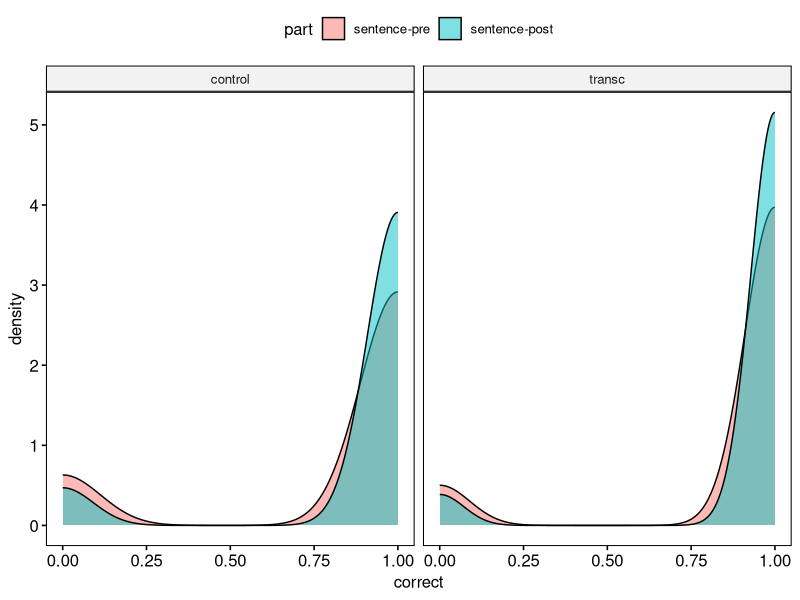
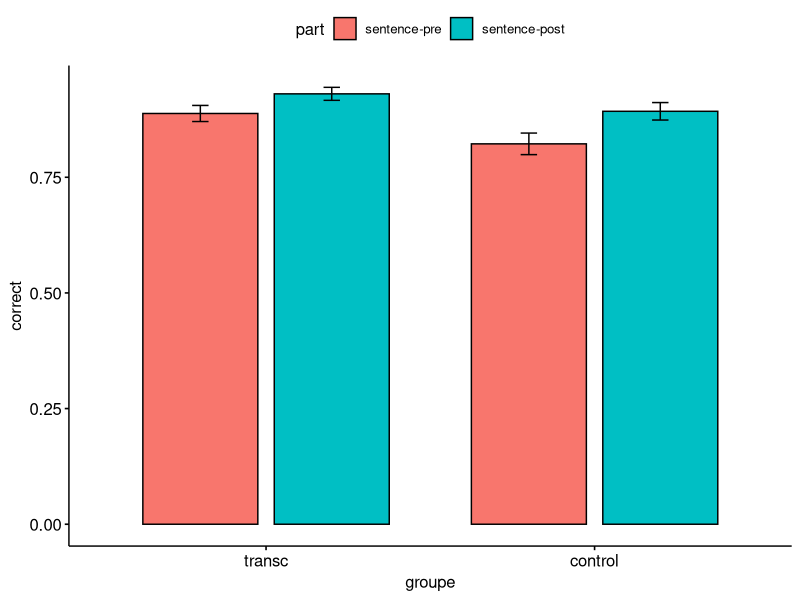
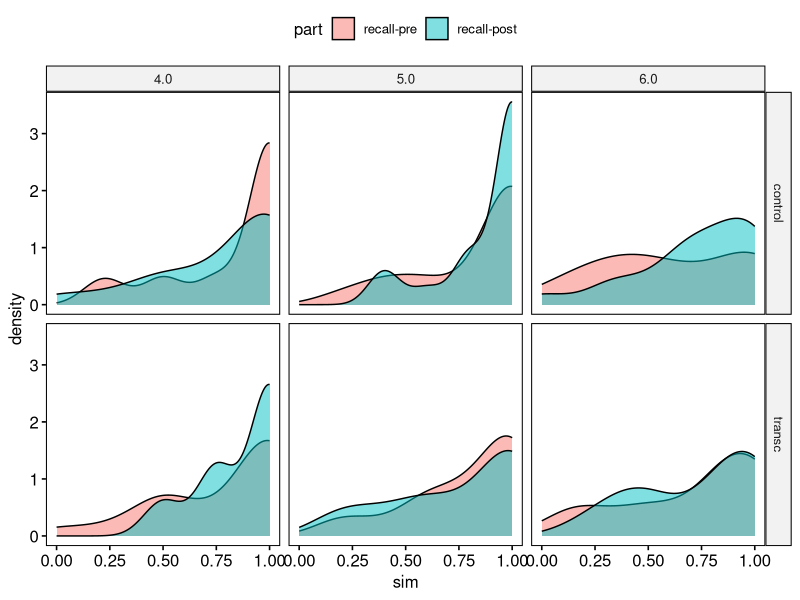
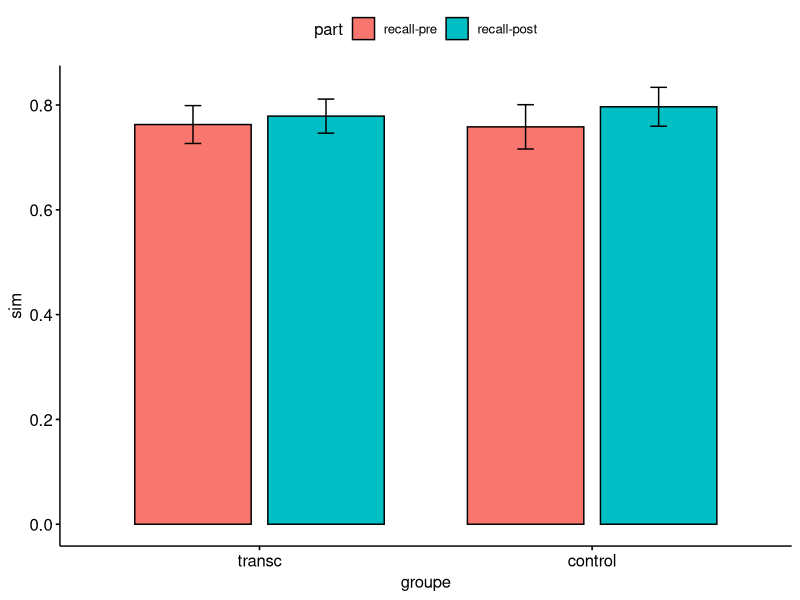
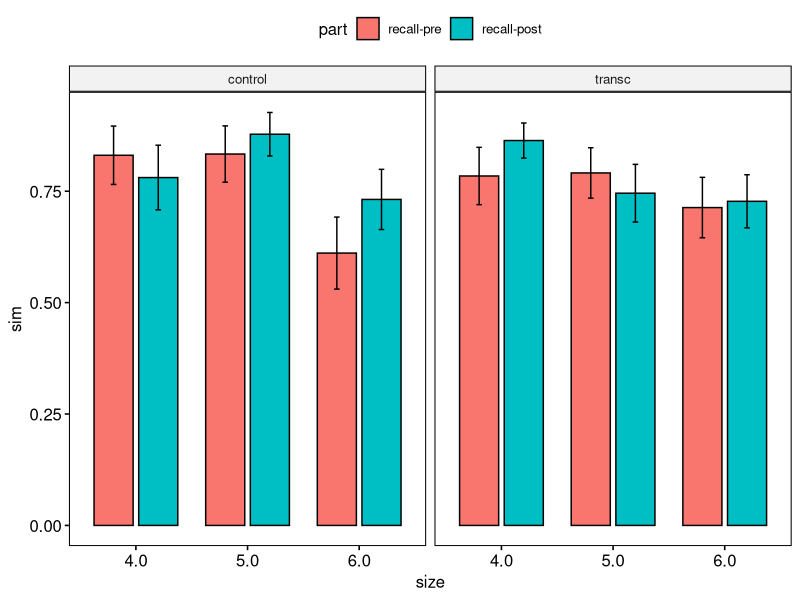
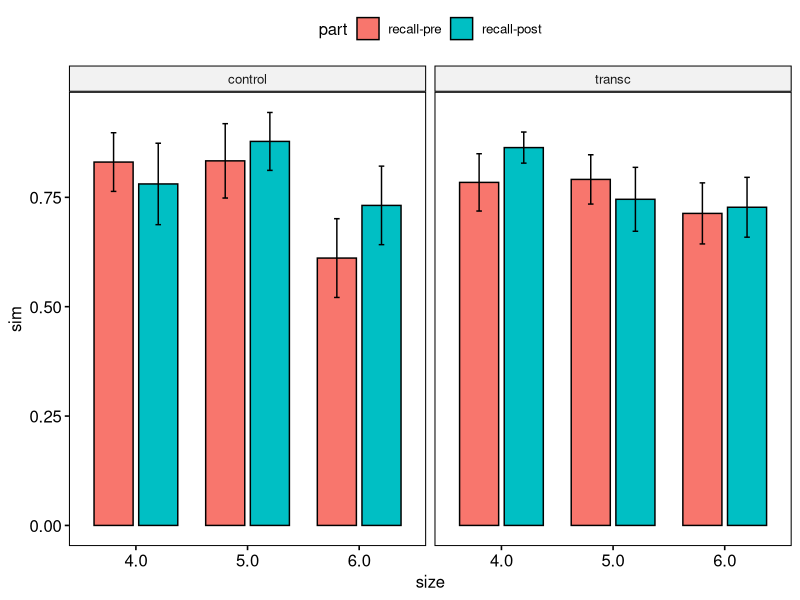

Write the R code that produced these figures, in order.
## ---- chunk 1

library(tidyverse)
library(ggpubr)
library(rstatix)

## ---- chunk 2

rspan <- read.csv2("data/rspan_dist.csv", sep = ",", fileEncoding="UTF-8-BOM")
rspan$part <- factor(rspan$part, levels = c("sentence-pre", "sentence-post", "recall-pre", "recall-post"))
rspan$size <- factor(rspan$size, levels = c("4.0", "5.0", "6.0"))
rspan$sim <- as.numeric(rspan$sim)
rspan$dsit <- as.numeric(rspan$dist)

rspan <- rspan %>%
  filter(subject_id != 4) %>%
  filter(subject_id != 30)

recall <- rspan %>%
  filter(part != 'sentence-pre') %>%
  filter(part != 'sentence-post')

sent <- rspan %>%
  filter(part != 'recall-pre') %>%
  filter(part != 'recall-post')

sent %>%
  group_by(groupe, part, subject_id) %>%
  summarise(correct = mean(correct)) %>%
  get_summary_stats(correct, type = "mean_sd")

## ---- chunk 3
recall %>%
  group_by(groupe, subject_id) %>%
  summarise(sim = mean(sim)) %>%
  group_by(groupe) %>%
  get_summary_stats(sim, type = "mean_sd")
## ---- chunk 4

ggdensity(sent, x = "correct", fill = "part", facet.by = "groupe")

## ---- chunk 5

ggbarplot(sent, x = "groupe", y = "correct", fill = "part", add = "mean_se", position = position_dodge(0.8))

## ---- chunk 6
recall %>%
  group_by(groupe, subject_id, part) %>%
  summarise(sim = mean(sim)) %>%
  group_by(groupe, part) %>%
  get_summary_stats(sim, type = "mean_sd")
## ---- chunk 7

ggdensity(recall, x = "sim", fill = "part", facet.by = c("groupe", "size"))

## ---- chunk 8

ggbarplot(recall, x = "groupe", y = "sim", fill = "part", add = "mean_se", position = position_dodge(0.8))

## ---- chunk 9

ggbarplot(recall, x = "size", y = "sim", fill = "part", add = "mean_se", position = position_dodge(0.8), facet.by = "groupe")

## ---- chunk 10
sent_ind <- sent %>%
  group_by(groupe, subject_id, part) %>%
  summarise_if(is.numeric, mean)

sent_ind %>%
  ungroup%>%
  anova_test(dv = correct, wid = subject_id, between = groupe, within = part) %>%
  get_anova_table()

## ---- chunk 11
sent_ind %>%
  group_by(groupe) %>%
  anova_test(dv = correct, wid = subject_id, within = part) %>%
  get_anova_table()
## ---- chunk 12
sent_rec <- recall %>%
  group_by(groupe, subject_id, part) %>%
  summarise_if(is.numeric, mean)

sent_rec %>%
  ungroup%>%
  anova_test(dv = sim, wid = subject_id, between = groupe, within = part) %>%
  get_anova_table()
## ---- chunk 13
sent_rec %>%
  group_by(groupe) %>%
  anova_test(dv = sim, wid = subject_id, within = part) %>%
  get_anova_table()
## ---- chunk 14
rec_size <- recall %>%
  group_by(groupe, subject_id, part, size) %>%
  summarise(sim = mean(sim))

rec_size %>%
  ungroup %>%
  group_by(groupe) %>%
  anova_test(dv = sim, within = c(size, part), wid = subject_id) %>%
  get_anova_table()
## ---- chunk 15
rec_size %>%
  ungroup %>%
  group_by(groupe, part) %>%
  anova_test(dv = sim, within = size, wid = subject_id) %>%
  get_anova_table()
## ---- chunk 16
rec_size %>%
  ungroup %>%
  group_by(groupe, size) %>%
  pairwise_t_test(sim ~ part, paired = T) 
## ---- chunk 17

ggbarplot(rec_size, x = "size", y = "sim", fill = "part", add = "mean_se", position = position_dodge(0.8), facet.by = "groupe")

## ---- chunk 18
rec_cor_transc <- rec_size %>%
  group_by(groupe, subject_id, part) %>%
  summarise(sim = mean(sim)) %>%
  pivot_wider(names_from = part, values_from = sim) %>%
  ungroup %>%
  filter(groupe == "transc")

cor.test(rec_cor_transc$`recall-post`, rec_cor_transc$`recall-pre`)

## ---- chunk 19
rec_cor_cont <- rec_size %>%
  group_by(groupe, subject_id, part) %>%
  summarise(sim = mean(sim)) %>%
  pivot_wider(names_from = part, values_from = sim) %>%
  ungroup %>%
  filter(groupe == "control")

cor.test(rec_cor_cont$`recall-post`, rec_cor_cont$`recall-pre`)

## ---- chunk 20
recall_ind <- recall %>%
  group_by(groupe, subject_id, part) %>%
  get_summary_stats(sim, type = "mean_sd")

write.csv(recall_ind, "data/recall_ind.csv")
